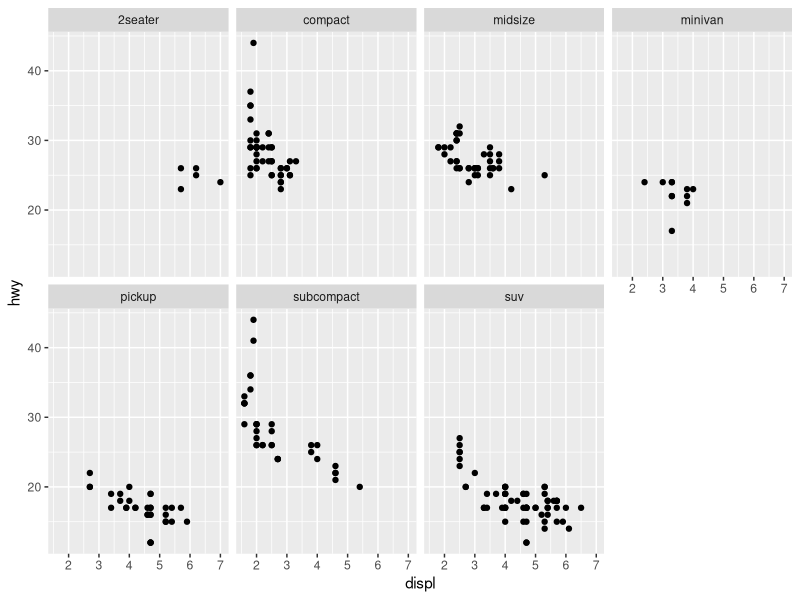
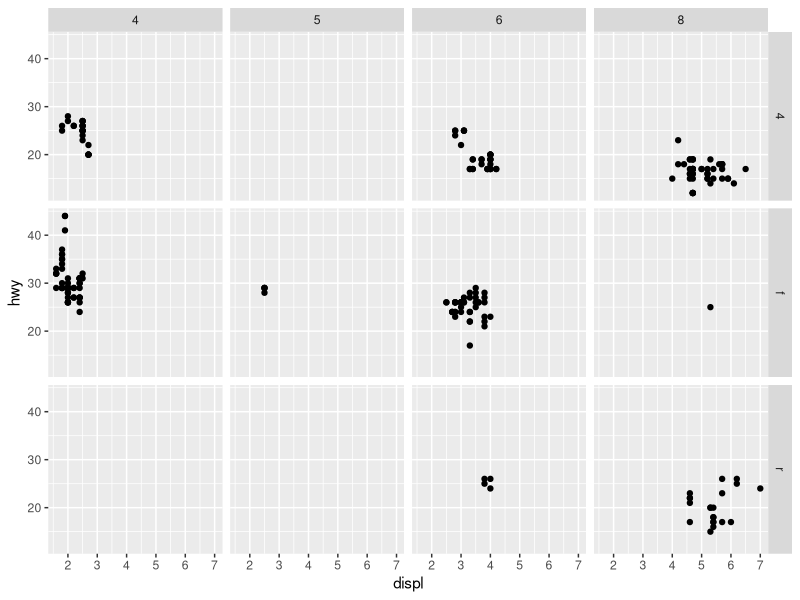

Recreate these plots in R, in order.
library(tidyverse)

ggplot(data=mpg) +
  geom_point(mapping = aes(x = displ, y = hwy)) +
  facet_wrap(~ class, nrow = 2)

ggplot(data = mpg) +
  geom_point(mapping = aes(x = displ, y = hwy)) +
  facet_grid(drv ~ cyl)